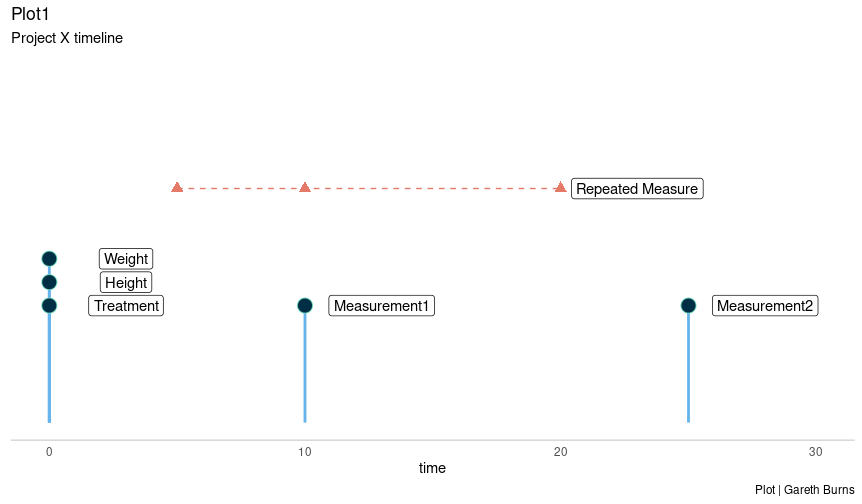

The R source for this figure:
# Title: Plot 1 
# Author: Gareth Burns
# Creation Date: 05/03/2024
# Description: Lollipop timeline

# Load Libraries ----------------------------------------------------------

library(ggplot2)


# Create Data -------------------------------------------------------------

data <- data.frame(
  time = c(0, 0, 0, 10, 25),
  position = c(1, 1.2, 1.4, 1, 1),
  label = c(
    "Treatment",
    "Height",
    "Weight",
    "Measurement1",
    "Measurement2"
  )
)

repeatedMeasure <- data.frame(
  time = c(5, 10, 20),
  position = c(2, 2, 2),
  label = "Repeated Measure",
  event = c(1, 2, 3)
)


# Create Plot -------------------------------------------------------------

ggplot(data = data, aes(x = time, y = position)) +
  geom_point(
    data = repeatedMeasure,
    aes(x = time, y = position),
    colour = "#e57a69",
    shape = 17,
    size = 3,
    inherit.aes = FALSE
  ) +
  geom_line(
    data = repeatedMeasure,
    aes(x = time, y = position),
    colour = "#e57a69",
    linetype = "dashed",
    inherit.aes = FALSE
  ) +
  geom_segment(aes(xend = time, yend = 0),
               colour = "#66b4eb",
               linewidth = 1) +
  geom_label(data = repeatedMeasure[which.max(repeatedMeasure$time), ], aes(label = label), nudge_x = 3.0) +
  geom_point(
    size = 5,
    colour = "#73dabf",
    fill = "#002f45",
    shape = 21
  ) +
  geom_label(aes(label = label), nudge_x = 3.0) +
  scale_y_continuous(limits = c(0, 3)) +
  scale_x_continuous(limits = c(0, 30)) +
  ggtitle(label = "Plot1",
          subtitle = "Project X timeline") +
  labs(caption = "Plot | Gareth Burns") +
  theme_minimal() +
  theme(
    axis.title.y = element_blank(),
    axis.ticks.y = element_blank(),
    axis.text.y = element_blank(),
    axis.line.x = element_line(colour = "lightgrey"),
    panel.grid.major = element_blank(),
    panel.grid.minor = element_blank()
  )
